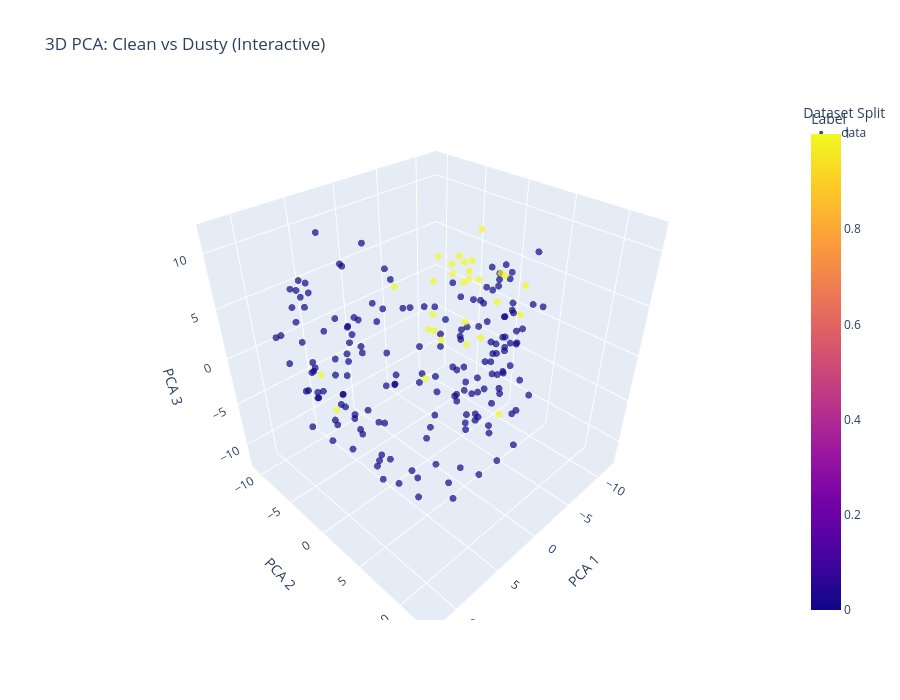

The notebook cell saved with this chart:
### Markdown cell above
## Interactive 3D plots

### Code cell
import plotly.express as px
import pandas as pd
import numpy as np

# Assuming you already have:
# features_np   : numpy array (N, 1280)
# labels_np     : numpy array (N,)  with values 'clean' / 'dusty' (or 'dirty')
# splits_np     : numpy array (N,)  with values 'train' / 'test'
# If you haven't run PCA yet:
from sklearn.decomposition import PCA
pca3 = PCA(n_components=3)
features_3d = pca3.fit_transform(features_np)

# Create a DataFrame for easy plotting
df = pd.DataFrame({
    'PCA1': features_3d[:, 0],
    'PCA2': features_3d[:, 1],
    'PCA3': features_3d[:, 2],
    'Class': labels_np,          # 'clean' or 'dusty'
    'Split': splits_np           # 'train' or 'test'
})

# Map class to color
color_discrete_map = {'clean': 'blue', 'dusty': 'red'}

fig = px.scatter_3d(df, x='PCA1', y='PCA2', z='PCA3',
                    color='Class',
                    symbol='Split',   # different shape for train/test
                    color_discrete_map=color_discrete_map,
                    title='3D PCA: Clean vs Dusty (Interactive)',
                    labels={'Class': 'Label', 'Split': 'Dataset Split'},
                    opacity=0.7,
                    hover_data={'PCA1': ':.3f', 'PCA2': ':.3f', 'PCA3': ':.3f'})

# Improve layout
fig.update_traces(marker=dict(size=4))
fig.update_layout(scene=dict(
                    xaxis_title='PCA 1',
                    yaxis_title='PCA 2',
                    zaxis_title='PCA 3'),
                  width=900, height=700)

fig.show()

### Figure 1 — Plotly figure (JSON) as saved in the notebook; plotly's stock layout.template omitted (floating-point values rounded to 4 significant figures; data arrays with more than 128 entries replaced by an {"elided": "..."} marker saying what was removed)
{"data": [{"hovertemplate": "Dataset Split=data<br>PCA1=%{x:.3f}<br>PCA2=%{y:.3f}<br>PCA3=%{z:.3f}<br>Label=%{marker.color}<extra></extra>", "legendgroup": "data", "marker": {"color": {"elided": "203 int values"}, "coloraxis": "coloraxis", "opacity": 0.7, "size": 4, "symbol": "circle"}, "mode": "markers", "name": "data", "scene": "scene", "showlegend": true, "type": "scatter3d", "x": {"elided": "203 float values"}, "y": {"elided": "203 float values"}, "z": {"elided": "203 float values"}}], "layout": {"coloraxis": {"colorbar": {"title": {"text": "Label"}}, "colorscale": [[0, "#0d0887"], [0.1111, "#46039f"], [0.2222, "#7201a8"], [0.3333, "#9c179e"], [0.4444, "#bd3786"], [0.5556, "#d8576b"], [0.6667, "#ed7953"], [0.7778, "#fb9f3a"], [0.8889, "#fdca26"], [1, "#f0f921"]]}, "height": 700, "legend": {"title": {"text": "Dataset Split"}, "tracegroupgap": 0}, "scene": {"domain": {"x": [0, 1], "y": [0, 1]}, "xaxis": {"title": {"text": "PCA 1"}}, "yaxis": {"title": {"text": "PCA 2"}}, "zaxis": {"title": {"text": "PCA 3"}}}, "title": {"text": "3D PCA: Clean vs Dusty (Interactive)"}, "width": 900}}
